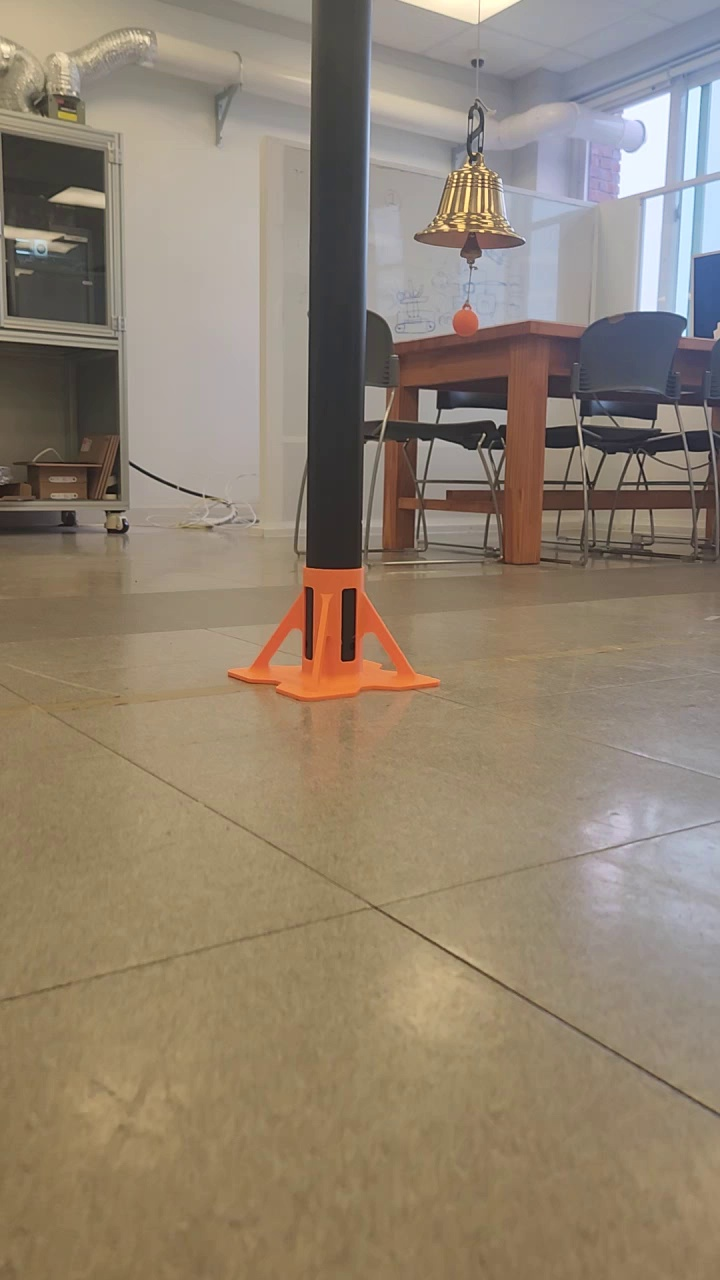
#> input picture data/roboflow/dataset (before modifications)/images/train/20260403_172554_00006.jpg, 720 x 1280 px, given in place of bell_strike_controls.mp4, which was not available
$ python detect_yellow_ball.py
#> lines starting #> are read from the running program, lines starting #| are printed output that depends on the picture; after the words box and inside, x2 and y2 are one past the last pixel; in counts of white or black regions, pixels touching at a corner belong together; pictures that were not available may be replaced by others from this repository, and a replacement may not be noted
#> in process_video, frame is the input picture: shape (1280, 720, 3); mean B, G, R 112.4, 130.4, 144.7
from pathlib import Path

import cv2
import matplotlib.pyplot as plt
import numpy as np
import math

# CHAT: FIX YELLOW BALL FALSE POSITIVES


# IMG_FOLDER = Path("../data/extracted_frames/may25/may25_strike_bell5fps")
IMG_FOLDER = Path("../data/extracted_frames/may27/bell_strike_controls")
# IMG_FOLDER = Path("../data/extracted_frames/may15/bell1")
# Filter to ensure we only try to read files, skipping directories
IMG_PATHS = [path for path in IMG_FOLDER.iterdir() if path.is_file()]

# [83 lines left out: function detect_yellow_ball, not called in this run]


# [9 lines of commented-out code are left out]

import cv2
import numpy as np
import math

def detect_yellow_ball(frame):
    hsv = cv2.cvtColor(frame, cv2.COLOR_BGR2HSV)
#> hsv: shape (1280, 720, 3); mean H, S, V 33.2, 65.1, 147.3

    # Broad warm-color range: yellow/orange/brown-ish
    lower = np.array([0, 40, 40])
    upper = np.array([35, 255, 255])

    mask = cv2.inRange(hsv, lower, upper)
#> mask: shape (1280, 720); 64.5% white; 296 black regions (244 under 20 px), largest, box (x1, y1, x2, y2) and area: (6, 0, 720, 544) 252224, (560, 655, 720, 1040) 44526, (386, 378, 507, 482) 8497

    # Ignore very dark pixels and very white/washed-out pixels
    h, s, v = cv2.split(hsv)
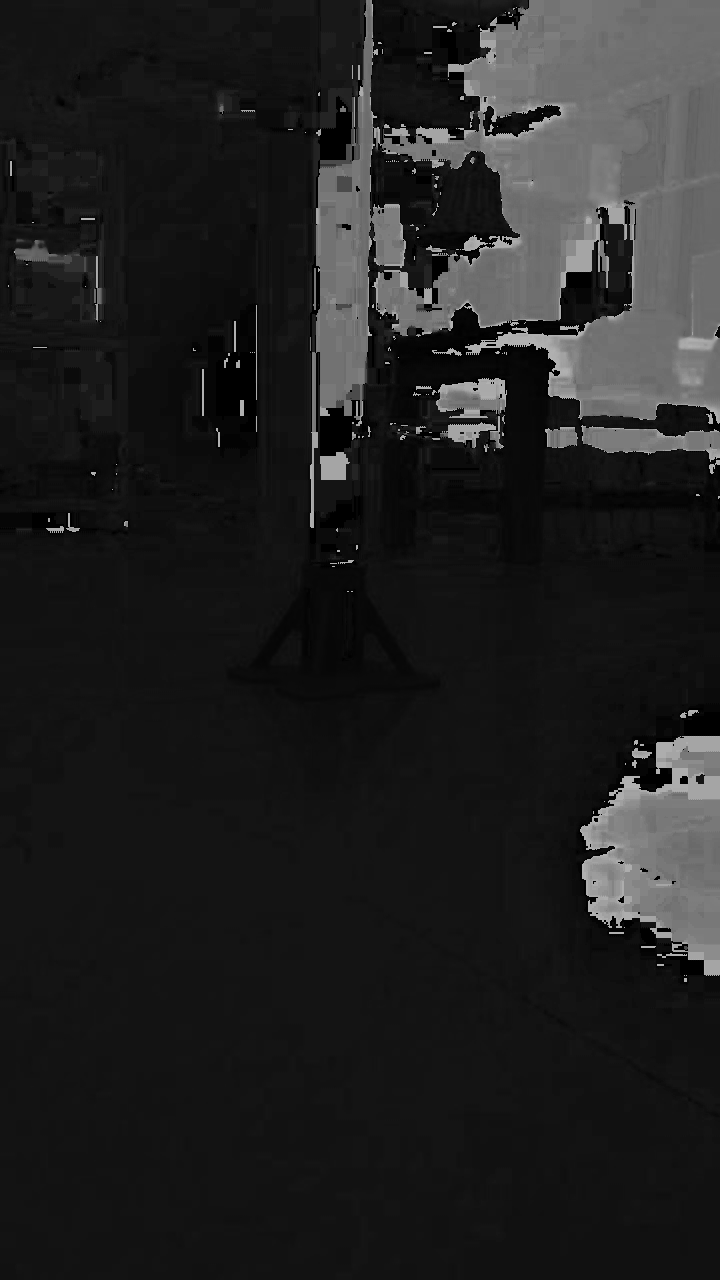
#> h: shape (1280, 720); min 0, max 179, mean 33.2
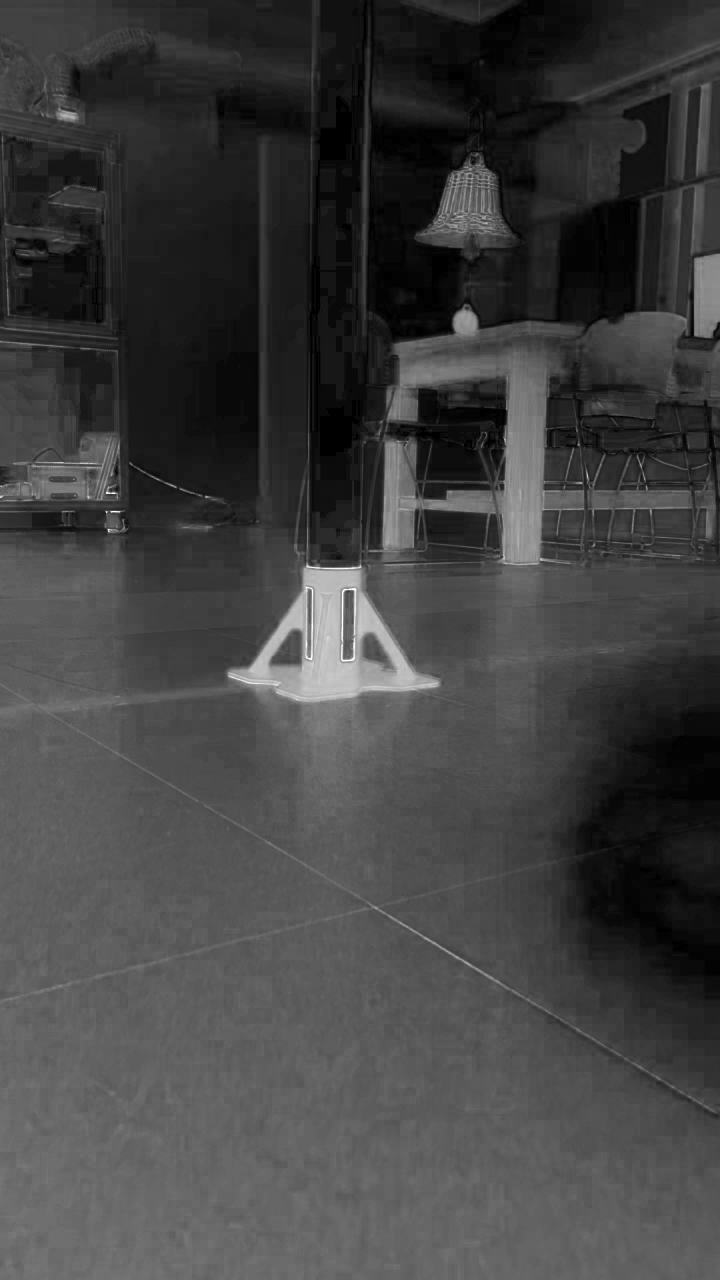
#> s: shape (1280, 720); min 0, max 255, mean 65.1
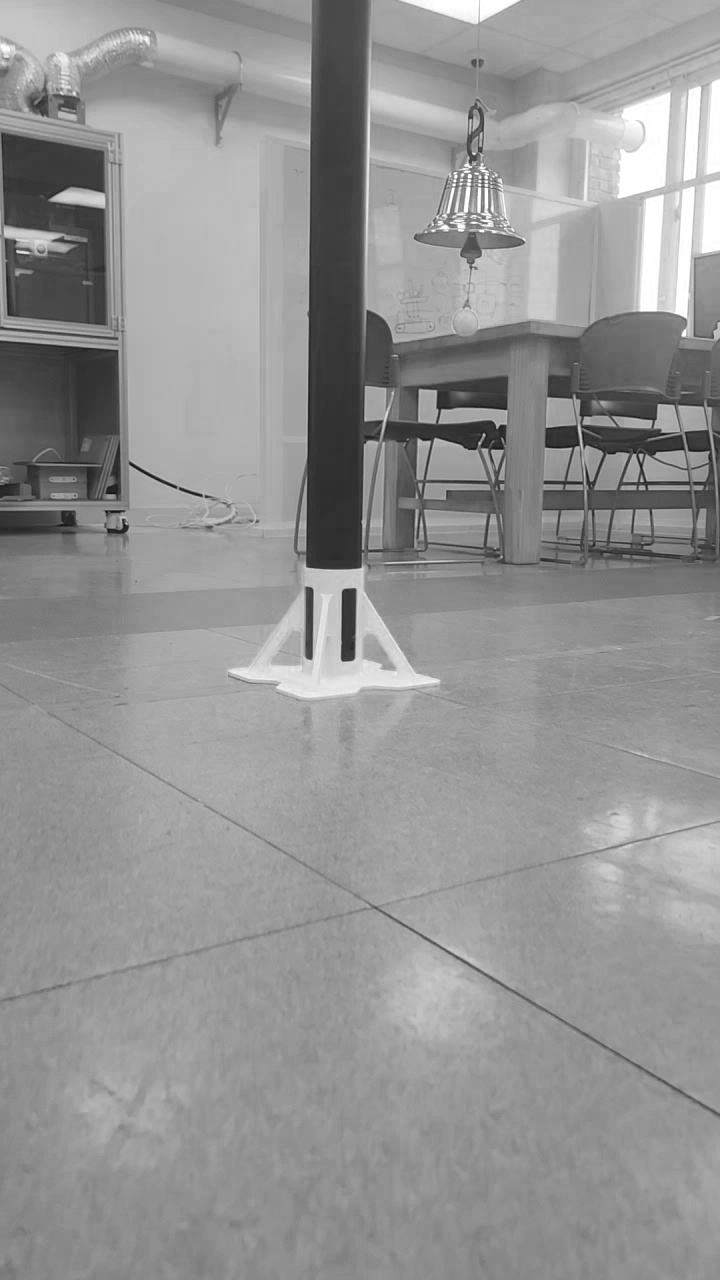
#> v: shape (1280, 720); min 16, max 255, mean 147.3
    mask = cv2.bitwise_and(mask, cv2.inRange(s, 50, 255))
#> mask: shape (1280, 720); 59.8% white; 295 black regions (235 under 20 px), largest, box (x1, y1, x2, y2) and area: (0, 0, 720, 569) 309927, (552, 639, 720, 1072) 52463, (424, 510, 487, 547) 1967
    mask = cv2.bitwise_and(mask, cv2.inRange(v, 50, 255))
#> mask: shape (1280, 720); 59.7% white; 316 black regions (256 under 20 px), largest, box (x1, y1, x2, y2) and area: (0, 0, 720, 569) 311472, (552, 639, 720, 1072) 52463, (414, 510, 487, 563) 2758

    # Clean noise
    kernel = np.ones((9, 9), np.uint8)
    mask = cv2.morphologyEx(mask, cv2.MORPH_OPEN, kernel)
#> mask: shape (1280, 720); 57.6% white; 39 black regions (25 under 20 px), largest, box (x1, y1, x2, y2) and area: (0, 0, 720, 582) 331246, (546, 613, 720, 1072) 54641, (401, 510, 500, 566) 3983
    mask = cv2.morphologyEx(mask, cv2.MORPH_CLOSE, kernel)
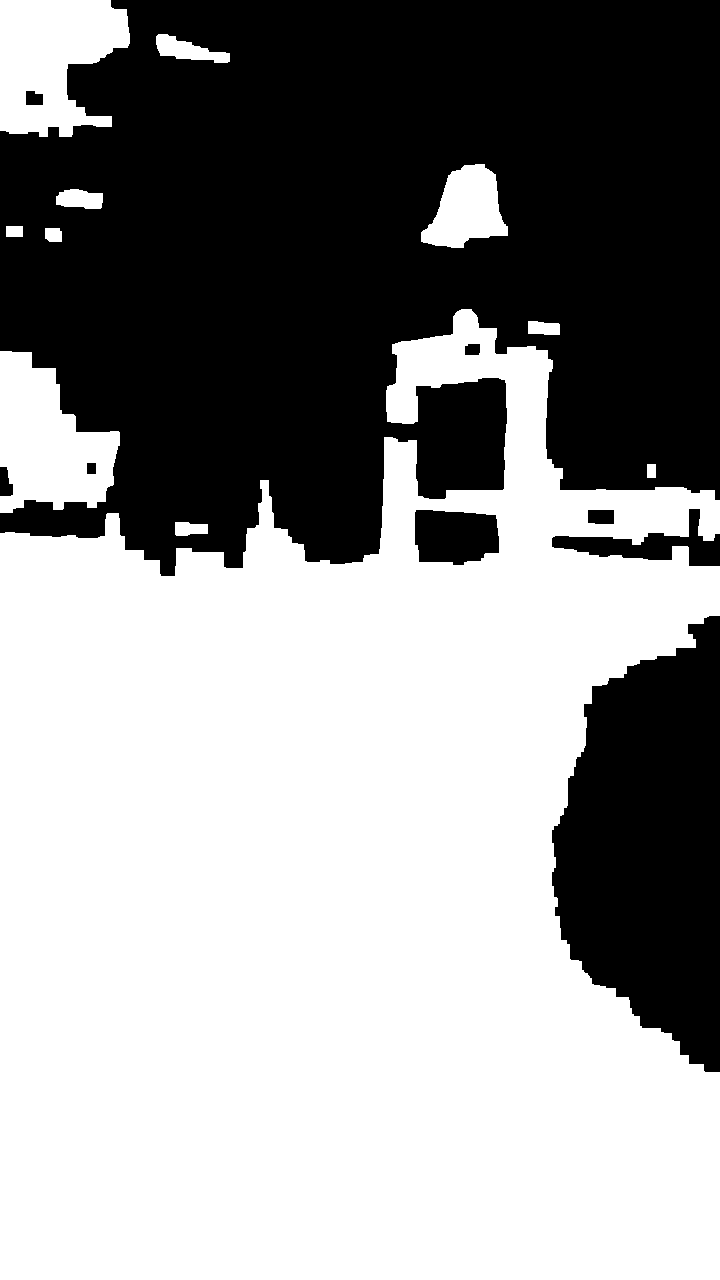
#> mask: shape (1280, 720); 57.9% white; 9 black regions

    contours, _ = cv2.findContours(mask, cv2.RETR_EXTERNAL, cv2.CHAIN_APPROX_SIMPLE)
#> contours = 11 contours; largest, box (x1, y1, x2, y2) and area: (0, 309, 720, 1280) 502226, (0, 0, 130, 137) 12772, (0, 351, 120, 513) 12328, (421, 164, 508, 248) 4516, (156, 34, 230, 63) 1022
    candidates = []

    for c in contours:
        area = cv2.contourArea(c)
        if area < 10000 or area > 100000:
            continue

        x, y, w, h = cv2.boundingRect(c)
        aspect = w / h
        if not 0.75 <= aspect <= 1.33:
            continue

        perimeter = cv2.arcLength(c, True)
        if perimeter == 0:
            continue
        circularity = 4 * np.pi * area / (perimeter * perimeter)

        (x, y), r = cv2.minEnclosingCircle(c)
        circle_area = np.pi * r * r
        fill_ratio = area / circle_area if circle_area > 0 else 0

        hull = cv2.convexHull(c)
        hull_area = cv2.contourArea(hull)
        solidity = area / hull_area if hull_area > 0 else 0
        if solidity < 0.75:
            continue

        score = (
            2.0 * fill_ratio + 1.5 * solidity +
            1.0 * (1.0 - abs(aspect - 1.0)) - 0.00001 * area
        )

        if circularity > 0.45 and fill_ratio > 0.45 and r > 20:
            candidates.append((score, area, int(x), int(y), int(r), circularity, fill_ratio))
#> this loop made 11 passes
#> area on passes 1, 4, 5, 6, 8, 9, 10: 342.5, 350, 502226, 195, 688, 4516, 1021.5
#> (c, area) on passes 2, 7: ([[647, 464], [647, 477], [655, 477], [655, 464]], 104), ([[6, 226], [6, 236], [22, 236], [22, 226]], 160)
#> after the loop, candidates = []

    if not candidates:
        # If mask returns empty, make it a 3-channel image for stacking
        return frame, None, cv2.cvtColor(mask, cv2.COLOR_GRAY2BGR)

    candidates.sort()
    score, _, x, y, r, circularity, fill_ratio = candidates[0]

    out = frame.copy()
    cv2.circle(out, (x, y), r, (255, 0, 0), 2)

    # Convert mask to 3 channels so it stacks perfectly with the color frame
    mask_colored = cv2.cvtColor(mask, cv2.COLOR_GRAY2BGR)
    return out, (x, y, r), mask_colored

def process_video(video_path):
    cap = cv2.VideoCapture(video_path)

    if not cap.isOpened():
        print(f"Error: Cannot open video {video_path}")
        return

    while cap.isOpened():
        ret, frame = cap.read()
        if not ret:
            break

        # Run your detection function on the current frame
        out_frame, circle, mask_frame = detect_yellow_ball(frame)
#> mask_frame: shape (1280, 720, 3); 57.9% white; 9 black regions, largest, box (x1, y1, x2, y2) and area: (0, 0, 720, 576) 325160, (552, 616, 720, 1072) 54513, (415, 510, 499, 565) 3947

        if circle:
            x, y, r = circle
            # Print radius / calculated area if needed
            # print(f"Area: {math.pi * r * r}")

        # Combine the original with detection and mask into a single window
        combined_window = np.hstack((out_frame, mask_frame))
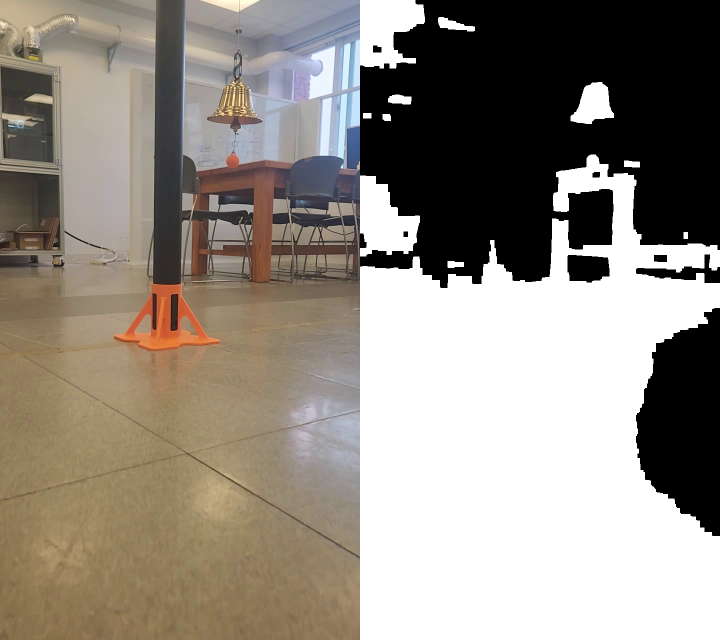
#> combined_window: shape (1280, 1440, 3) (shown at 1/2 size); mean B, G, R 130, 139, 146.1

        cv2.imshow("Detection (Left) | Mask Output (Right)", combined_window)

        # Press 'q' to exit early (1ms delay between frames)
        if cv2.waitKey(1) & 0xFF == ord('q'):
#> (key q is pressed here)
            break

    cap.release()
    cv2.destroyAllWindows()

# Run the video processor
process_video("../data/videos/may27/bell_strike_controls.mp4")
